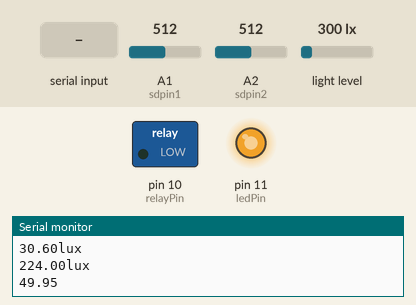
This sketch was run on a simulated Arduino Uno, built with avr-gcc and run on an emulated ATmega328P. On the bench: switched loads named in the sketch (green lamp = pin HIGH), output pins drawn as LEDs (lit = HIGH), the last lines printed to the serial monitor. Wiring (inferred from the names in the program): BH1750 light sensor at I2C address 0x23. The test bench sets the inputs (shaded band); at power-on: light level 300 lx, A1 (sdpin1) = 512, A2 (sdpin2) = 512.

Above: at 1.2 s.
1.3 s: "1" received over Serial
At 1.6 s:
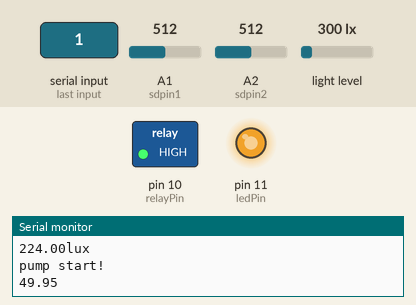
4.1 s: light level set to 1000 lx
At 6.2 s:
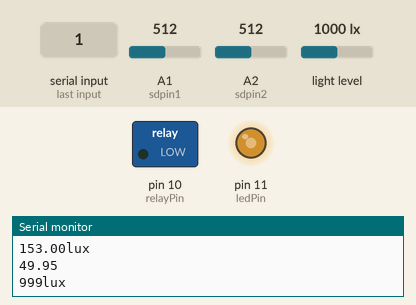
6.5 s: light level set to 1500 lx
At 7.9 s:
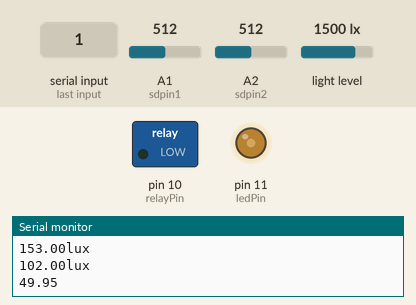
8.8 s: light level set to 1960 lx
At 10.8 s:
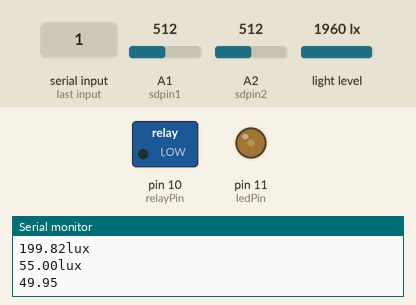
11.2 s: "1" received over Serial
At 12.6 s:
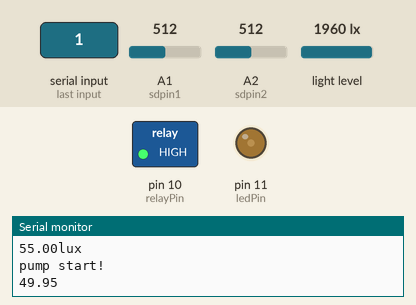
Timing chart, 0 to 14.9 s (numbered marks = the images above; inputs shaded):
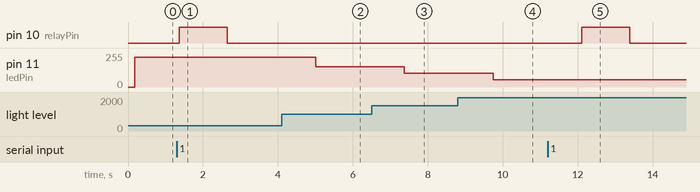

Measured:
- after the input at 1.3 s, pin 10 (relayPin): LOW → HIGH after 0.06 s, → LOW 1.3 s later
- after the input at 4.1 s, pin 11 (ledPin): 224/255 → 153/255 after 0.91 s
- after the input at 6.5 s, pin 11 (ledPin): 153/255 → 102/255 after 0.88 s
- after the input at 8.8 s, pin 11 (ledPin): 102/255 → 55/255 after 0.94 s
- after the input at 11.2 s, pin 10 (relayPin): LOW → HIGH after 0.91 s, → LOW 1.3 s later

The sketch:

arduinoCode.ino
```cpp
//库
#include <Wire.h>

//BH1750光照传感器参数、端口配置
#define BH1750Address 0x23//BH1750光照传感器地址配置:GND ADD->GND;VCC->5V;SCL->A5;SDA->A4
#define ONE_TIME_H_RESOLUTION_MODE 0x20//BH1750光照传感器模式设置
byte highByte = 0;
byte lowByte = 0;
unsigned int sensorOut = 0;
unsigned int illuminance = 0;//光照度
//LED灯参数、端口配置
//采用带PWM输出的DO接口
int ledPin = 11;
//土壤湿度传感器参数、端口配置
float value1 = 0;
float value2 = 0;
float sdvalue1 = 0;
float sdvalue2 = 0;
float rstvalue = 0;
int incomedate;//指令信号
int sdpin1 = A1;
int sdpin2 = A2;
//继电器信号端口配置
int relayPin=10;

//设置函数
void setup()
{
  //BH1750光照传感器、土壤湿度传感器数据传输设置
  Wire.begin();//启动Wire库
  Serial.begin(9600);//设置波特率9600
  //LED设置
  pinMode(ledPin,OUTPUT);
  digitalWrite(ledPin,LOW);
  //土壤湿度传感器设置
  pinMode(sdpin1,INPUT);
  pinMode(sdpin2,INPUT);
  //继电器设置
  pinMode(relayPin,OUTPUT);
}

//主函数
void loop()
{
  //光照传感器部分
  Wire.beginTransmission(BH1750Address);//启动BH1750采集数据传输
  Wire.write(ONE_TIME_H_RESOLUTION_MODE);//设置BH1750操作模式
  Wire.endTransmission();
  delay(180);
  Wire.requestFrom(BH1750Address,2);
  highByte = Wire.read();
  lowByte = Wire.read();
  sensorOut = (highByte<<8)|lowByte;
  illuminance = sensorOut/1.2;
  Serial.print(illuminance);
  Serial.println("lux");
  controlLED(illuminance,ledPin);
  //水泵控制部分
  digitalWrite(relayPin,LOW);//关闭继电器
  if (Serial.available() > 0)//串口是否可用
  {
    incomedate = Serial.read();
    if (incomedate == '0')
    {
      Serial.println("pump stop!");
      digitalWrite(relayPin,LOW);
    }
    else if (incomedate == '1')
    {
      Serial.println("pump start!");
      digitalWrite(relayPin, HIGH);
      delay(100);
    }
  }
  //土壤湿度传感器部分
  value1 = analogRead(sdpin1);
  sdvalue1 = transSD(value1);
  value2 = analogRead(sdpin2);
  sdvalue2 = transSD(value2);
  rstvalue=(sdvalue1+sdvalue2)/2.0;
  Serial.println(rstvalue);
  delay(1000);
}

float transSD(float value)
{
  float rst = 0;
  rst = (1023.0 - value) * 100.0 /1023.0;
  return rst;
}

void controlLED(unsigned int illuminance,int ledPin)
{
  float MAX=255;//PWM最大值
  float outIllum;//PWM输出值
  float transIllum;//转换后的光照强度
  transIllum=illuminance/2500.0*255.0;
  Serial.print(transIllum);
  Serial.println("lux");
  if(transIllum<=MAX)
  {
    outIllum=int(MAX-transIllum);
    Serial.print(outIllum);
    Serial.println("lux");
    analogWrite(ledPin,outIllum);
  }
  else
  {
    analogWrite(ledPin,0);
  }
}
```
